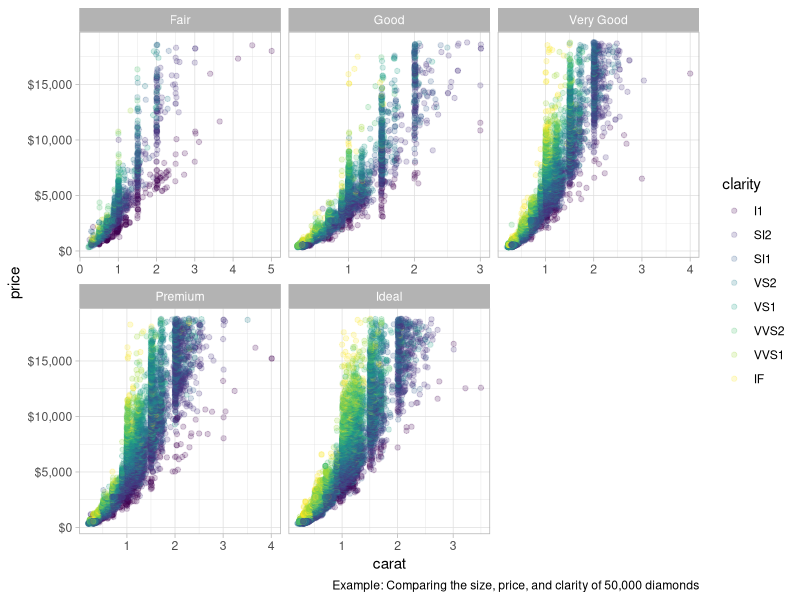

Reproduce this figure in R.
## ---- chunk 1
knitr::opts_chunk$set(echo = FALSE)
## ---- chunk 2
library(dplyr)
library(ggplot2)
library(magrittr)
library(scales)

diamonds %>%
  ggplot(aes(carat, price, color = clarity)) +
  geom_point(alpha = 0.2) +
  facet_wrap( ~ cut, scales = "free_x") +
  theme_light() +
  scale_y_continuous(labels = scales::dollar_format()) +
  labs(
    caption = "Example: Comparing the size, price, and clarity of 50,000 diamonds"
  )

# mpg %>%
#   ggplot() +
#   geom_point(aes(cty, hwy, color = as.factor(trans))) +
#   facet_wrap(~ year) +
#   theme_light()
  
